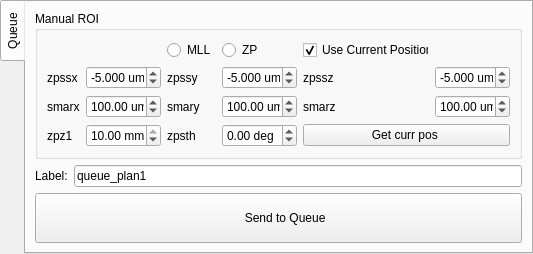
         <widget class="QTabWidget" name="tabWidget_10">
          <property name="sizePolicy">
           <sizepolicy hsizetype="Fixed" vsizetype="Preferred">
            <horstretch>0</horstretch>
            <verstretch>0</verstretch>
           </sizepolicy>
          </property>
          <property name="tabPosition">
           <enum>QTabWidget::West</enum>
          </property>
          <property name="currentIndex">
           <number>0</number>
          </property>
          <property name="elideMode">
           <enum>Qt::ElideRight</enum>
          </property>
          <widget class="QWidget" name="tabWidget_10Page2">
           <attribute name="title">
            <string>Queue</string>
           </attribute>
           <layout class="QGridLayout" name="gridLayout_16">
            <item row="0" column="3" rowspan="5">
             <widget class="QGroupBox" name="gb_queue_server_plan">
              <property name="enabled">
               <bool>true</bool>
              </property>
              <property name="sizePolicy">
               <sizepolicy hsizetype="Preferred" vsizetype="Fixed">
                <horstretch>0</horstretch>
                <verstretch>0</verstretch>
               </sizepolicy>
              </property>
              <property name="styleSheet">
               <string notr="true"/>
              </property>
              <property name="title">
               <string>Manual ROI</string>
              </property>
              <layout class="QGridLayout" name="gridLayout_146">
               <item row="4" column="1">
                <widget class="QLabel" name="label_207">
                 <property name="text">
                  <string>smarx</string>
                 </property>
                </widget>
               </item>
               <item row="5" column="5" colspan="2">
                <widget class="QPushButton" name="pb_get_current_position">
                 <property name="sizePolicy">
                  <sizepolicy hsizetype="Preferred" vsizetype="Fixed">
                   <horstretch>0</horstretch>
                   <verstretch>0</verstretch>
                  </sizepolicy>
                 </property>
                 <property name="text">
                  <string> Get curr pos  </string>
                 </property>
                </widget>
               </item>
               <item row="3" column="4">
                <widget class="QDoubleSpinBox" name="dsb_zpssy_manual_roi">
                 <property name="sizePolicy">
                  <sizepolicy hsizetype="Preferred" vsizetype="Preferred">
                   <horstretch>0</horstretch>
                   <verstretch>0</verstretch>
                  </sizepolicy>
                 </property>
                 <property name="toolTip">
                  <string>scan range entry</string>
                 </property>
                 <property name="prefix">
                  <string notr="true"/>
                 </property>
                 <property name="suffix">
                  <string> um</string>
                 </property>
                 <property name="decimals">
                  <number>3</number>
                 </property>
                 <property name="minimum">
                  <double>-14.000000000000000</double>
                 </property>
                 <property name="maximum">
                  <double>14.000000000000000</double>
                 </property>
                 <property name="singleStep">
                  <double>1.000000000000000</double>
                 </property>
                 <property name="value">
                  <double>-5.000000000000000</double>
                 </property>
                </widget>
               </item>
               <item row="4" column="5">
                <widget class="QLabel" name="label_209">
                 <property name="text">
                  <string>smarz</string>
                 </property>
                </widget>
               </item>
               <item row="5" column="2">
                <widget class="QDoubleSpinBox" name="dsb_zpz1_manual_roi">
                 <property name="sizePolicy">
                  <sizepolicy hsizetype="Preferred" vsizetype="Preferred">
                   <horstretch>0</horstretch>
                   <verstretch>0</verstretch>
                  </sizepolicy>
                 </property>
                 <property name="toolTip">
                  <string>scan range entry</string>
                 </property>
                 <property name="prefix">
                  <string notr="true"/>
                 </property>
                 <property name="suffix">
                  <string> mm</string>
                 </property>
                 <property name="decimals">
                  <number>2</number>
                 </property>
                 <property name="minimum">
                  <double>-45.000000000000000</double>
                 </property>
                 <property name="maximum">
                  <double>10.000000000000000</double>
                 </property>
                 <property name="singleStep">
                  <double>100.000000000000000</double>
                 </property>
                 <property name="value">
                  <double>10.000000000000000</double>
                 </property>
                </widget>
               </item>
               <item row="5" column="4">
                <widget class="QDoubleSpinBox" name="dsb_zpsth_manual_roi">
                 <property name="sizePolicy">
                  <sizepolicy hsizetype="Preferred" vsizetype="Fixed">
                   <horstretch>0</horstretch>
                   <verstretch>0</verstretch>
                  </sizepolicy>
                 </property>
                 <property name="toolTip">
                  <string>scan range entry</string>
                 </property>
                 <property name="prefix">
                  <string notr="true"/>
                 </property>
                 <property name="suffix">
                  <string> deg</string>
                 </property>
                 <property name="decimals">
                  <number>2</number>
                 </property>
                 <property name="minimum">
                  <double>-100.000000000000000</double>
                 </property>
                 <property name="maximum">
                  <double>100.000000000000000</double>
                 </property>
                 <property name="singleStep">
                  <double>100.000000000000000</double>
                 </property>
                 <property name="value">
                  <double>0.000000000000000</double>
                 </property>
                </widget>
               </item>
               <item row="3" column="5">
                <widget class="QLabel" name="label_194">
                 <property name="text">
                  <string>zpssz</string>
                 </property>
                </widget>
               </item>
               <item row="3" column="1">
                <widget class="QLabel" name="label_196">
                 <property name="text">
                  <string>zpssx</string>
                 </property>
                </widget>
               </item>
               <item row="5" column="1">
                <widget class="QLabel" name="label_211">
                 <property name="text">
                  <string>zpz1</string>
                 </property>
                </widget>
               </item>
               <item row="3" column="3">
                <widget class="QLabel" name="label_193">
                 <property name="text">
                  <string>zpssy</string>
                 </property>
                </widget>
               </item>
               <item row="4" column="4">
                <widget class="QDoubleSpinBox" name="dsb_smary_manual_roi">
                 <property name="sizePolicy">
                  <sizepolicy hsizetype="Preferred" vsizetype="Preferred">
                   <horstretch>0</horstretch>
                   <verstretch>0</verstretch>
                  </sizepolicy>
                 </property>
                 <property name="toolTip">
                  <string>scan range entry</string>
                 </property>
                 <property name="prefix">
                  <string notr="true"/>
                 </property>
                 <property name="suffix">
                  <string> um</string>
                 </property>
                 <property name="decimals">
                  <number>2</number>
                 </property>
                 <property name="minimum">
                  <double>-6000.000000000000000</double>
                 </property>
                 <property name="maximum">
                  <double>6000.000000000000000</double>
                 </property>
                 <property name="singleStep">
                  <double>100.000000000000000</double>
                 </property>
                 <property name="value">
                  <double>100.000000000000000</double>
                 </property>
                </widget>
               </item>
               <item row="3" column="6">
                <widget class="QDoubleSpinBox" name="dsb_zpssz_manual_roi">
                 <property name="sizePolicy">
                  <sizepolicy hsizetype="Preferred" vsizetype="Preferred">
                   <horstretch>0</horstretch>
                   <verstretch>0</verstretch>
                  </sizepolicy>
                 </property>
                 <property name="toolTip">
                  <string>scan range entry</string>
                 </property>
                 <property name="prefix">
                  <string notr="true"/>
                 </property>
                 <property name="suffix">
                  <string> um</string>
                 </property>
                 <property name="decimals">
                  <number>3</number>
                 </property>
                 <property name="minimum">
                  <double>-14.000000000000000</double>
                 </property>
                 <property name="maximum">
                  <double>14.000000000000000</double>
                 </property>
                 <property name="singleStep">
                  <double>1.000000000000000</double>
                 </property>
                 <property name="value">
                  <double>-5.000000000000000</double>
                 </property>
                </widget>
               </item>
               <item row="3" column="2">
                <widget class="QDoubleSpinBox" name="dsb_zpssx_manual_roi">
                 <property name="sizePolicy">
                  <sizepolicy hsizetype="Preferred" vsizetype="Fixed">
                   <horstretch>0</horstretch>
                   <verstretch>0</verstretch>
                  </sizepolicy>
                 </property>
                 <property name="toolTip">
                  <string>scan range entry</string>
                 </property>
                 <property name="prefix">
                  <string notr="true"/>
                 </property>
                 <property name="suffix">
                  <string> um</string>
                 </property>
                 <property name="decimals">
                  <number>3</number>
                 </property>
                 <property name="minimum">
                  <double>-14.000000000000000</double>
                 </property>
                 <property name="maximum">
                  <double>14.000000000000000</double>
                 </property>
                 <property name="singleStep">
                  <double>1.000000000000000</double>
                 </property>
                 <property name="value">
                  <double>-5.000000000000000</double>
                 </property>
                </widget>
               </item>
               <item row="4" column="3">
                <widget class="QLabel" name="label_208">
                 <property name="text">
                  <string>smary</string>
                 </property>
                </widget>
               </item>
               <item row="5" column="3">
                <widget class="QLabel" name="label_210">
                 <property name="text">
                  <string>zpsth</string>
                 </property>
                </widget>
               </item>
               <item row="4" column="2">
                <widget class="QDoubleSpinBox" name="dsb_smarx_manual_roi">
                 <property name="sizePolicy">
                  <sizepolicy hsizetype="Preferred" vsizetype="Fixed">
                   <horstretch>0</horstretch>
                   <verstretch>0</verstretch>
                  </sizepolicy>
                 </property>
                 <property name="toolTip">
                  <string>scan range entry</string>
                 </property>
                 <property name="prefix">
                  <string notr="true"/>
                 </property>
                 <property name="suffix">
                  <string> um</string>
                 </property>
                 <property name="decimals">
                  <number>2</number>
                 </property>
                 <property name="minimum">
                  <double>-6000.000000000000000</double>
                 </property>
                 <property name="maximum">
                  <double>6000.000000000000000</double>
                 </property>
                 <property name="singleStep">
                  <double>100.000000000000000</double>
                 </property>
                 <property name="value">
                  <double>100.000000000000000</double>
                 </property>
                </widget>
               </item>
               <item row="4" column="6">
                <widget class="QDoubleSpinBox" name="dsb_smarz_manual_roi">
                 <property name="sizePolicy">
                  <sizepolicy hsizetype="Preferred" vsizetype="Preferred">
                   <horstretch>0</horstretch>
                   <verstretch>0</verstretch>
                  </sizepolicy>
                 </property>
                 <property name="toolTip">
                  <string>scan range entry</string>
                 </property>
                 <property name="prefix">
                  <string notr="true"/>
                 </property>
                 <property name="suffix">
                  <string> um</string>
                 </property>
                 <property name="decimals">
                  <number>2</number>
                 </property>
                 <property name="minimum">
                  <double>-6000.000000000000000</double>
                 </property>
                 <property name="maximum">
                  <double>6000.000000000000000</double>
                 </property>
                 <property name="singleStep">
                  <double>100.000000000000000</double>
                 </property>
                 <property name="value">
                  <double>100.000000000000000</double>
                 </property>
                </widget>
               </item>
               <item row="0" column="3">
                <widget class="QRadioButton" name="rb_mll_manual_roi">
                 <property name="sizePolicy">
                  <sizepolicy hsizetype="Preferred" vsizetype="Fixed">
                   <horstretch>0</horstretch>
                   <verstretch>0</verstretch>
                  </sizepolicy>
                 </property>
                 <property name="toolTip">
                  <string>select for 2D scan</string>
                 </property>
                 <property name="styleSheet">
                  <string notr="true"/>
                 </property>
                 <property name="text">
                  <string>MLL</string>
                 </property>
                 <property name="checkable">
                  <bool>false</bool>
                 </property>
                 <property name="checked">
                  <bool>false</bool>
                 </property>
                 <property name="autoExclusive">
                  <bool>true</bool>
                 </property>
                </widget>
               </item>
               <item row="0" column="4">
                <widget class="QRadioButton" name="rb_zp_manual_roi">
                 <property name="sizePolicy">
                  <sizepolicy hsizetype="Preferred" vsizetype="Fixed">
                   <horstretch>0</horstretch>
                   <verstretch>0</verstretch>
                  </sizepolicy>
                 </property>
                 <property name="text">
                  <string>ZP</string>
                 </property>
                 <property name="checkable">
                  <bool>false</bool>
                 </property>
                 <property name="checked">
                  <bool>false</bool>
                 </property>
                </widget>
               </item>
               <item row="0" column="5">
                <widget class="QCheckBox" name="cb_queue_use_curr_pos">
                 <property name="text">
                  <string>Use Current Position</string>
                 </property>
                 <property name="checked">
                  <bool>true</bool>
                 </property>
                </widget>
               </item>
              </layout>
             </widget>
            </item>
            <item row="6" column="3">
             <widget class="QPushButton" name="pb_flyplan_to_qserver">
              <property name="enabled">
               <bool>true</bool>
              </property>
              <property name="sizePolicy">
               <sizepolicy hsizetype="Preferred" vsizetype="Fixed">
                <horstretch>0</horstretch>
                <verstretch>0</verstretch>
               </sizepolicy>
              </property>
              <property name="text">
               <string>
    Send to Queue 
</string>
              </property>
             </widget>
            </item>
            <item row="5" column="3">
             <layout class="QHBoxLayout" name="horizontalLayout_32">
              <item>
               <widget class="QLabel" name="label_52">
                <property name="sizePolicy">
                 <sizepolicy hsizetype="Fixed" vsizetype="Fixed">
                  <horstretch>0</horstretch>
                  <verstretch>0</verstretch>
                 </sizepolicy>
                </property>
                <property name="text">
                 <string>Label:</string>
                </property>
               </widget>
              </item>
              <item>
               <widget class="QLineEdit" name="le_qplan_name">
                <property name="sizePolicy">
                 <sizepolicy hsizetype="Preferred" vsizetype="Fixed">
                  <horstretch>0</horstretch>
                  <verstretch>0</verstretch>
                 </sizepolicy>
                </property>
                <property name="text">
                 <string>queue_plan1</string>
                </property>
               </widget>
              </item>
             </layout>
            </item>
           </layout>
          </widget>
         </widget>
